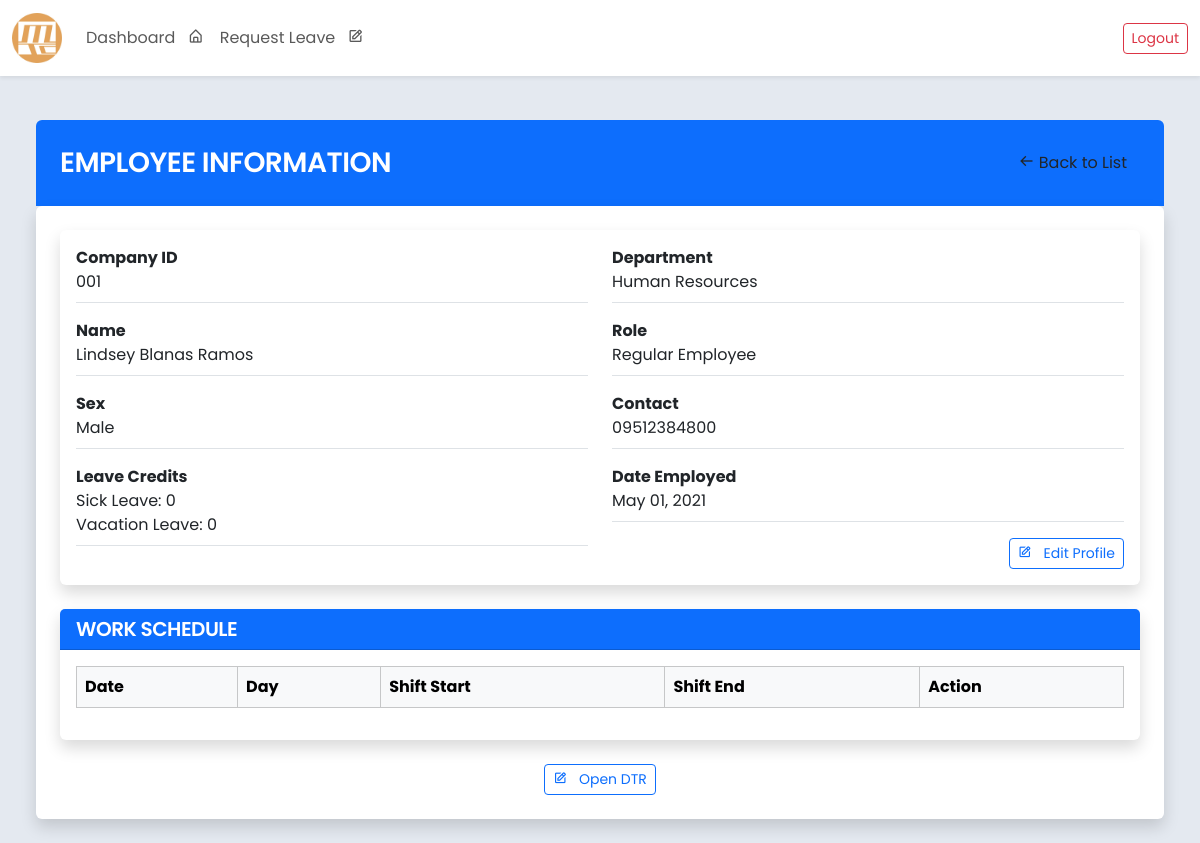
/employee/view/10/ (signed in), run on an earlier commit of the app's database.
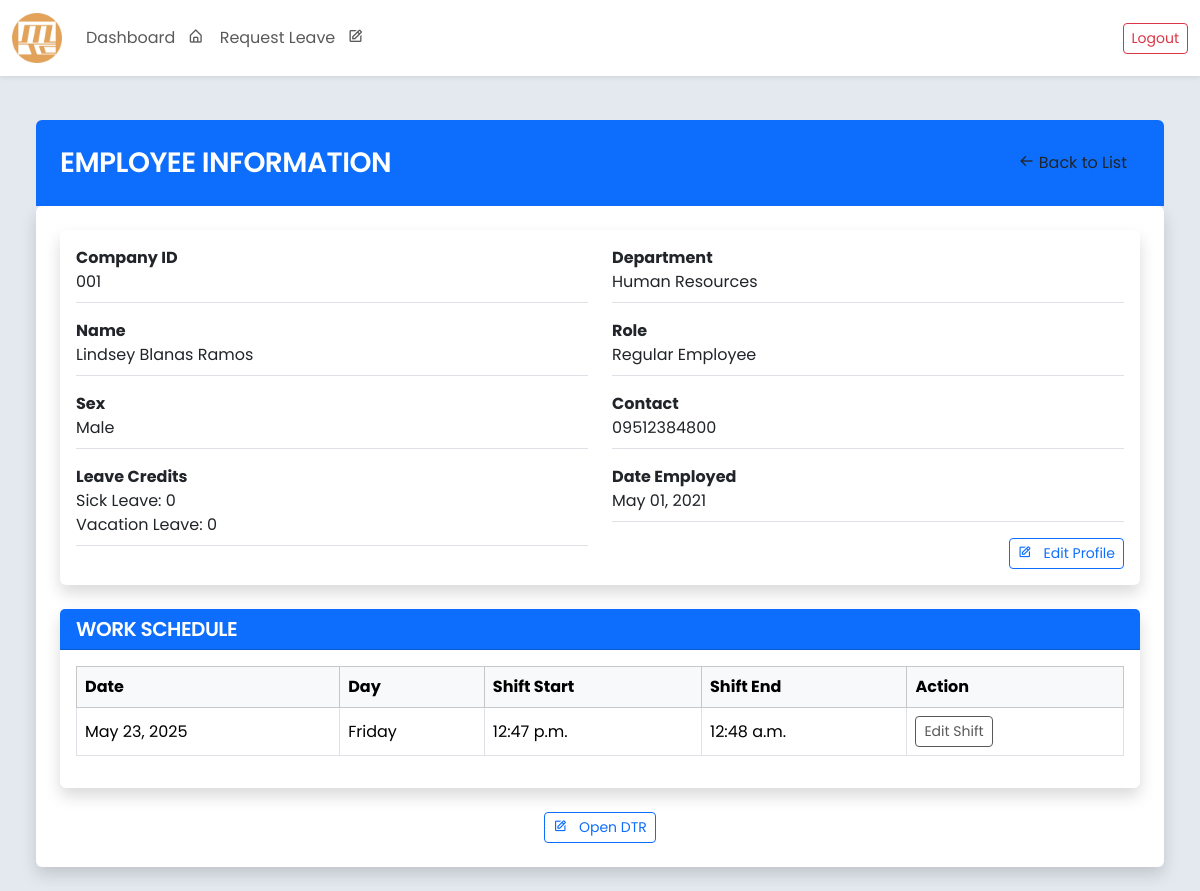
And on a later commit of the database.
### core/models.py (models this page shows, shortened)
class Shift(models.Model):
    employee = models.ForeignKey(
        'Employee',
        on_delete=models.CASCADE,
        related_name='shifts'
    )
    department = models.ForeignKey(
        'Department',
        on_delete=models.CASCADE,
        related_name='shifts'
    )
    shift_date = models.DateField(default=timezone.now)
    shift_start = models.TimeField()
    shift_end = models.TimeField()
    class Meta:
        verbose_name = 'Shift'
        verbose_name_plural = 'Shifts'
        db_table = 'shift_table'
        ordering = ['shift_date', 'shift_start']

### core/views.py (the view)
# urls.py: path('employee/view/<int:pk>/', views.view_employee_information, name='employee_information'),
def view_employee_information(request, pk):
    employee = get_object_or_404(Employee, employee_id=pk)
    shifts = Shift.objects.filter(employee=employee).order_by('shift_date', 'shift_start')
    today = date.today()
    start_of_week = today - timedelta(days=today.weekday())  # Monday
    end_of_week = start_of_week + timedelta(days=6)          # Sunday
    context = {
        'employee': employee,
        'shifts': shifts,
        'today': today,
        'start_of_week': start_of_week,
        'end_of_week': end_of_week,
    }
    return render(request, 'view_employee_information.html', context)

### core/models.py (called while the page is built)
    def __str__(self):
        return self.name

### core/templates/view_employee_information.html (shortened to what the changed rows need)
{% extends "base.html" %}
{% block content %}
<div class="container-fluid" style="max-width: 1200px;">
    <div class="bg-white p-4 rounded shadow">
        <div class="card border-0 shadow mb-4">
            <div class="card-body">
                <table class="table table-bordered table-hover align-middle">
                    <thead class="table-light">
                        <tr>
                            <th>Date</th>
                            <th>Day</th>
                            <th>Shift Start</th>
                            <th>Shift End</th>
                            <th>Action</th>
                        </tr>
                    </thead>
                    <tbody>
                        {% for shift in shifts %}
                        <tr
                        >
                            <td>
                                {{ shift.shift_date }}
                            </td>
                            <td>{{ shift.shift_date|date:"l" }}</td>
                            <td>{{ shift.shift_start }}</td>
                            <td>{{ shift.shift_end }}</td>
                            {% if user.employee in user.employee.department.shift_respondents.all %}
                            <td>
                                {% if shift.shift_date > today %}
                                    <a href="{% url 'edit_shift' shift.id %}" class="btn btn-sm btn-warning me-1">Edit Shift</a>
                                {% else %}
                                    <button class="btn btn-sm  me-1" disabled>Edit Shift</button>
                                {% endif %}
                            </td>
                            {% endif %}
                        </tr>
                        {% endfor %}
                    </tbody>
                </table>
            </div>
        </div>
    </div>
</div>
{% endblock %}

What changed in the data, as far as the page shows it:
added Shift: shift_date "May 23, 2025", shift_date "Friday", shift_start "12:47 p.m.", shift_end "12:48 a.m.", shows "Edit Shift"
